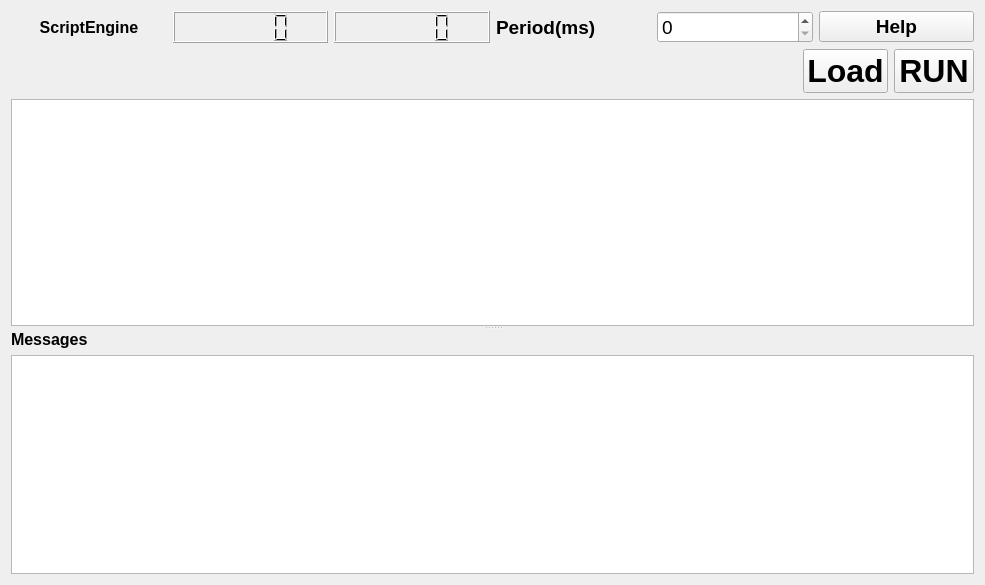
<?xml version="1.0" encoding="UTF-8"?>
<ui version="4.0">
 <class>ScriptEngine</class>
 <widget class="QWidget" name="ScriptEngine">
  <property name="geometry">
   <rect>
    <x>0</x>
    <y>0</y>
    <width>985</width>
    <height>585</height>
   </rect>
  </property>
  <property name="font">
   <font>
    <pointsize>24</pointsize>
    <weight>75</weight>
    <bold>true</bold>
   </font>
  </property>
  <property name="windowTitle">
   <string>SamplePlugin</string>
  </property>
  <property name="autoFillBackground">
   <bool>false</bool>
  </property>
  <layout class="QVBoxLayout" name="verticalLayout_3">
   <item>
    <widget class="QSplitter" name="splitter">
     <property name="orientation">
      <enum>Qt::Vertical</enum>
     </property>
     <widget class="QWidget" name="">
      <layout class="QVBoxLayout" name="verticalLayout_2">
       <item>
        <layout class="QHBoxLayout" name="horizontalLayout">
         <item>
          <widget class="QLabel" name="label">
           <property name="font">
            <font>
             <pointsize>12</pointsize>
            </font>
           </property>
           <property name="text">
            <string>ScriptEngine</string>
           </property>
           <property name="alignment">
            <set>Qt::AlignCenter</set>
           </property>
          </widget>
         </item>
         <item>
          <widget class="QLCDNumber" name="lcdNumber">
           <property name="font">
            <font>
             <pointsize>14</pointsize>
            </font>
           </property>
          </widget>
         </item>
         <item>
          <widget class="QLCDNumber" name="lcdNumber_2">
           <property name="font">
            <font>
             <pointsize>14</pointsize>
            </font>
           </property>
          </widget>
         </item>
         <item>
          <widget class="QLabel" name="label_3">
           <property name="font">
            <font>
             <pointsize>14</pointsize>
             <weight>75</weight>
             <bold>true</bold>
            </font>
           </property>
           <property name="text">
            <string>Period(ms)</string>
           </property>
          </widget>
         </item>
         <item>
          <widget class="QSpinBox" name="spinBox">
           <property name="font">
            <font>
             <pointsize>14</pointsize>
             <weight>50</weight>
             <bold>false</bold>
            </font>
           </property>
           <property name="minimum">
            <number>0</number>
           </property>
           <property name="maximum">
            <number>1000</number>
           </property>
           <property name="value">
            <number>0</number>
           </property>
          </widget>
         </item>
         <item>
          <widget class="QPushButton" name="helpButton">
           <property name="font">
            <font>
             <pointsize>14</pointsize>
            </font>
           </property>
           <property name="text">
            <string>Help</string>
           </property>
          </widget>
         </item>
        </layout>
       </item>
       <item>
        <layout class="QHBoxLayout" name="horizontalLayout_2">
         <item>
          <spacer name="horizontalSpacer">
           <property name="orientation">
            <enum>Qt::Horizontal</enum>
           </property>
           <property name="sizeHint" stdset="0">
            <size>
             <width>40</width>
             <height>20</height>
            </size>
           </property>
          </spacer>
         </item>
         <item>
          <widget class="QPushButton" name="m_loadButton">
           <property name="sizePolicy">
            <sizepolicy hsizetype="Fixed" vsizetype="Fixed">
             <horstretch>0</horstretch>
             <verstretch>0</verstretch>
            </sizepolicy>
           </property>
           <property name="text">
            <string>Load</string>
           </property>
          </widget>
         </item>
         <item>
          <widget class="QPushButton" name="m_runButton">
           <property name="sizePolicy">
            <sizepolicy hsizetype="Fixed" vsizetype="Fixed">
             <horstretch>0</horstretch>
             <verstretch>0</verstretch>
            </sizepolicy>
           </property>
           <property name="text">
            <string>RUN</string>
           </property>
          </widget>
         </item>
        </layout>
       </item>
       <item>
        <widget class="QTextEdit" name="m_textEditScript">
         <property name="font">
          <font>
           <pointsize>12</pointsize>
           <weight>50</weight>
           <bold>false</bold>
          </font>
         </property>
        </widget>
       </item>
      </layout>
     </widget>
     <widget class="QWidget" name="">
      <layout class="QVBoxLayout" name="verticalLayout">
       <item>
        <widget class="QLabel" name="label_2">
         <property name="font">
          <font>
           <pointsize>12</pointsize>
          </font>
         </property>
         <property name="text">
          <string>Messages</string>
         </property>
        </widget>
       </item>
       <item>
        <widget class="QTextEdit" name="m_textEditMessages">
         <property name="font">
          <font>
           <pointsize>12</pointsize>
           <weight>50</weight>
           <bold>false</bold>
          </font>
         </property>
        </widget>
       </item>
      </layout>
     </widget>
    </widget>
   </item>
  </layout>
 </widget>
 <resources/>
 <connections/>
</ui>
